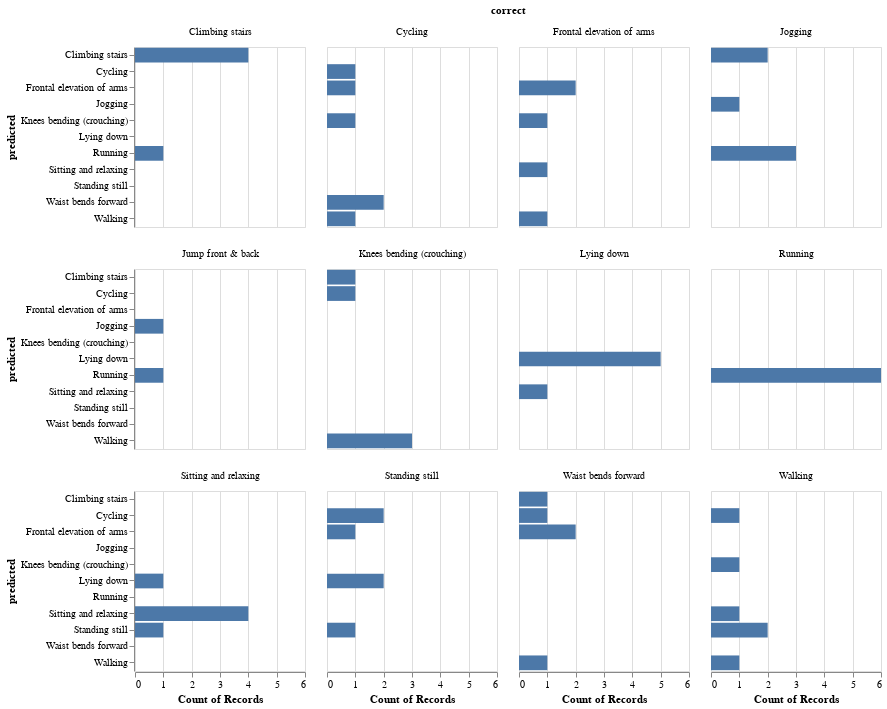

The notebook cell this image was saved under:
### Code cell
model = best[1].best_estimator_
y_pred = model.predict(X_test.iloc[:, best[2]])
print("Score: {:.2f}".format(best[0]))
show_result(y_pred, y_test)

### Figure 1 — Vega-Lite specification as saved in the notebook (floating-point values rounded to 4 significant figures)
{"config": {"view": {"continuousWidth": 400, "continuousHeight": 300}}, "data": {"name": "data-b09d7d13bf12f3d87bce7f454ee5f14a"}, "facet": {"type": "nominal", "field": "correct"}, "spec": {"mark": "bar", "encoding": {"x": {"type": "nominal", "aggregate": "count", "field": "predicted"}, "y": {"type": "nominal", "field": "predicted"}}, "height": 180, "width": 170}, "columns": 4, "$schema": "https://vega.github.io/schema/vega-lite/v4.8.1.json", "datasets": {"data-b09d7d13bf12f3d87bce7f454ee5f14a": [{"predicted": "Climbing stairs", "correct": "Climbing stairs"}, {"predicted": "Walking", "correct": "Knees bending (crouching)"}, {"predicted": "Frontal elevation of arms", "correct": "Cycling"}, {"predicted": "Climbing stairs", "correct": "Climbing stairs"}, {"predicted": "Walking", "correct": "Cycling"}, {"predicted": "Lying down", "correct": "Standing still"}, {"predicted": "Cycling", "correct": "Cycling"}, {"predicted": "Sitting and relaxing", "correct": "Sitting and relaxing"}, {"predicted": "Sitting and relaxing", "correct": "Sitting and relaxing"}, {"predicted": "Running", "correct": "Running"}, {"predicted": "Cycling", "correct": "Waist bends forward"}, {"predicted": "Sitting and relaxing", "correct": "Sitting and relaxing"}, {"predicted": "Walking", "correct": "Knees bending (crouching)"}, {"predicted": "Waist bends forward", "correct": "Cycling"}, {"predicted": "Walking", "correct": "Waist bends forward"}, {"predicted": "Running", "correct": "Running"}, {"predicted": "Sitting and relaxing", "correct": "Lying down"}, {"predicted": "Frontal elevation of arms", "correct": "Waist bends forward"}, {"predicted": "Climbing stairs", "correct": "Climbing stairs"}, {"predicted": "Lying down", "correct": "Lying down"}, {"predicted": "Running", "correct": "Climbing stairs"}, {"predicted": "Climbing stairs", "correct": "Climbing stairs"}, {"predicted": "Running", "correct": "Jogging"}, {"predicted": "Frontal elevation of arms", "correct": "Frontal elevation of arms"}, {"predicted": "Knees bending (crouching)", "correct": "Frontal elevation of arms"}, {"predicted": "Walking", "correct": "Knees bending (crouching)"}, {"predicted": "Lying down", "correct": "Lying down"}, {"predicted": "Standing still", "correct": "Sitting and relaxing"}, {"predicted": "Frontal elevation of arms", "correct": "Frontal elevation of arms"}, {"predicted": "Climbing stairs", "correct": "Knees bending (crouching)"}, {"predicted": "Waist bends forward", "correct": "Cycling"}, {"predicted": "Knees bending (crouching)", "correct": "Cycling"}, {"predicted": "Sitting and relaxing", "correct": "Sitting and relaxing"}, {"predicted": "Frontal elevation of arms", "correct": "Standing still"}, {"predicted": "Standing still", "correct": "Standing still"}, {"predicted": "Knees bending (crouching)", "correct": "Walking"}, {"predicted": "Running", "correct": "Jogging"}, {"predicted": "Standing still", "correct": "Walking"}, {"predicted": "Climbing stairs", "correct": "Jogging"}, {"predicted": "Lying down", "correct": "Sitting and relaxing"}, {"predicted": "Climbing stairs", "correct": "Jogging"}, {"predicted": "Jogging", "correct": "Jogging"}, {"predicted": "Lying down", "correct": "Lying down"}, {"predicted": "Running", "correct": "Running"}, {"predicted": "Sitting and relaxing", "correct": "Walking"}, {"predicted": "Cycling", "correct": "Knees bending (crouching)"}, {"predicted": "Lying down", "correct": "Standing still"}, {"predicted": "Sitting and relaxing", "correct": "Frontal elevation of arms"}, {"predicted": "Climbing stairs", "correct": "Waist bends forward"}, {"predicted": "Walking", "correct": "Frontal elevation of arms"}, {"predicted": "Running", "correct": "Running"}, {"predicted": "Frontal elevation of arms", "correct": "Waist bends forward"}, {"predicted": "Running", "correct": "Jump front & back"}, {"predicted": "Walking", "correct": "Walking"}, {"predicted": "Lying down", "correct": "Lying down"}, {"predicted": "Running", "correct": "Running"}, {"predicted": "Cycling", "correct": "Walking"}, {"predicted": "Running", "correct": "Jogging"}, {"predicted": "Running", "correct": "Running"}, {"predicted": "Cycling", "correct": "Standing still"}, {"predicted": "Standing still", "correct": "Walking"}, {"predicted": "Cycling", "correct": "Standing still"}, {"predicted": "Lying down", "correct": "Lying down"}, {"predicted": "Jogging", "correct": "Jump front & back"}]}}
